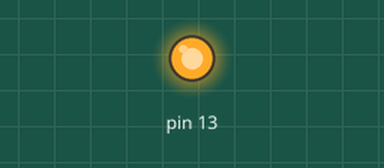
Recording of a sketch running on a simulated Arduino Uno, built with avr-gcc and run on an emulated ATmega328P. On the bench: output pins drawn as LEDs (lit = HIGH).

Above: at 0.2 s.
At 6.8 s:
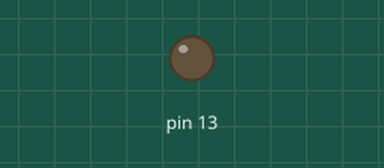
Timing chart, 0 to 9.9 s (numbered marks = the images above):
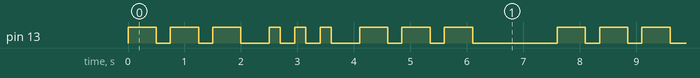

Measured:
- by itself, pin 13: repeats every 7.6 s: 2 × (LOW 0.25 s, HIGH 0.50 s), LOW 0.50 s, 2 × (HIGH 0.20 s, LOW 0.25 s), HIGH 0.20 s, LOW 0.50 s, 2 × (HIGH 0.50 s, LOW 0.25 s), HIGH 0.50 s, LOW 1.5 s, HIGH 0.50 s
- by itself, everything shown: repeats every 7.6 s, in 18 steps

The sketch:

SOS.ino
```cpp
/*
  Morse SOS
 */

void lang() {
  digitalWrite(13, HIGH);
  delay(500);
  digitalWrite(13, LOW);
  delay(250);
}

void kurz() {
  digitalWrite(13, HIGH);
  delay(200);
  digitalWrite(13, LOW);
  delay(250);
}

void s() {
  lang();
  lang();
  lang();
  delay(250);
}

void o() {
  kurz();
  kurz();
  kurz();
  delay(250);
}

// the setup function runs once when you press reset or power the board
void setup() {
  // initialize digital pin 13 as an output.
  pinMode(13, OUTPUT);
}

// the loop function runs over and over again forever
void loop() {
  s();
  o();
  s();
  delay(1000);
}
```
